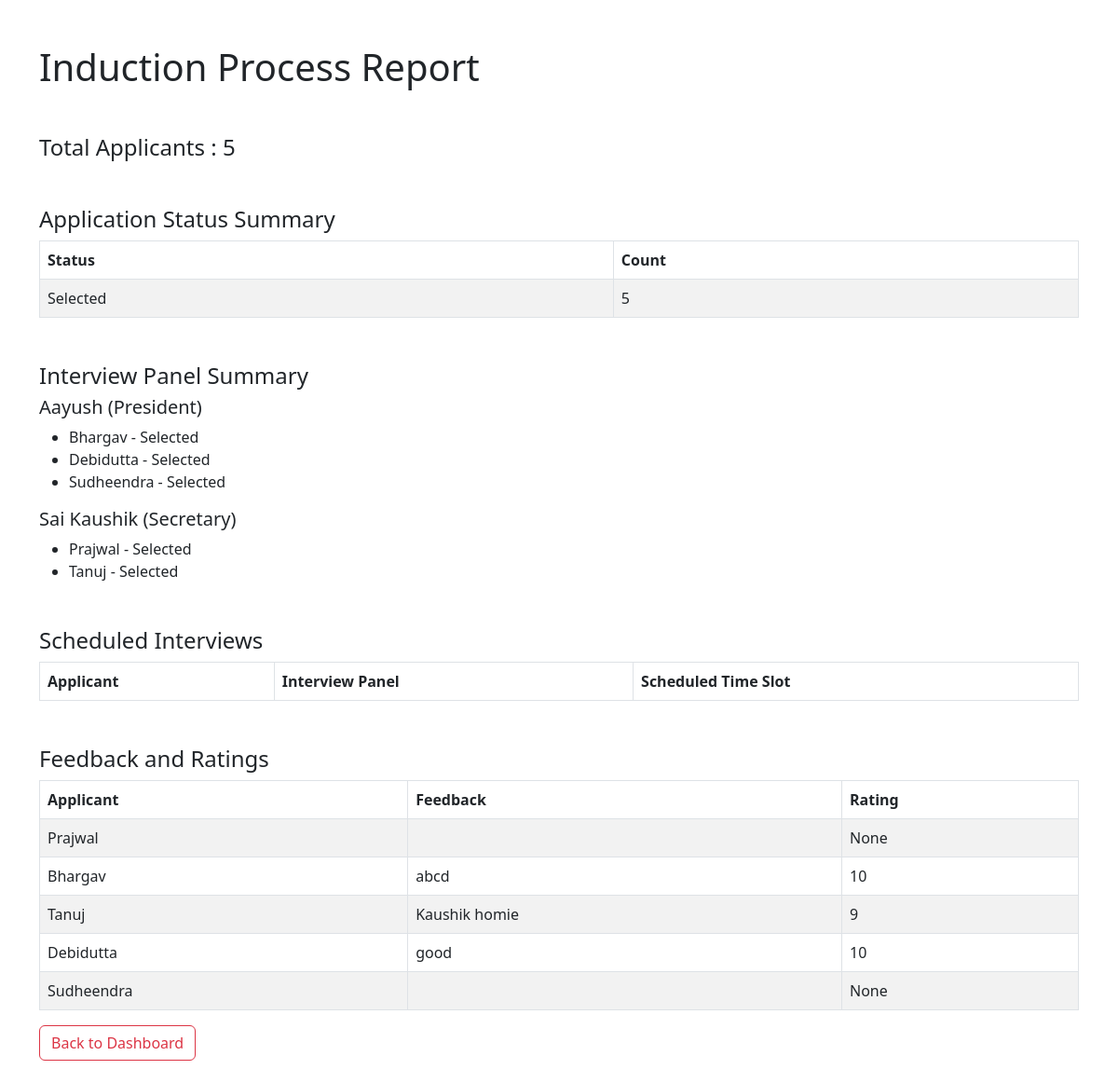
/induction-report/, run on the app's committed database.
### management/models.py (models this page shows, shortened)
class InterviewPanel(models.Model):
    member_name = models.CharField(max_length=255)
    role = models.CharField(max_length=50)
    password = models.CharField(max_length=200,default="ABC//123")

class ApplicantData(models.Model):
    name = models.CharField(max_length=300)
    email = models.EmailField(unique=True)
    about = models.TextField(max_length=10000)
    application_status = models.CharField(max_length=50, default='Pending')
    interview_panel = models.ForeignKey(InterviewPanel,default=None,null=True,on_delete=models.CASCADE)
    scheduled_time_slot = models.DateTimeField(null=True, blank=True,default=None)
    feedback_text = models.TextField(null=True, blank=True,default=None)
    rating = models.IntegerField(null=True, blank=True,default=None,validators=[MinValueValidator(0), MaxValueValidator(10)])

### management/views.py (the view)
# urls.py: path('induction-report/', generate_report, name='induction_report'),
def generate_report(request):
    total_applicants = ApplicantData.objects.count()
    status_summary = ApplicantData.objects.values('application_status').annotate(count=Count('application_status'))
    panels = InterviewPanel.objects.all()
    scheduled_interviews = ApplicantData.objects.filter(application_status='Scheduled').order_by('scheduled_time_slot')
    feedback_summary = ApplicantData.objects.exclude(feedback_text=None)
    context = {
        'total_applicants': total_applicants,
        'status_summary': status_summary,
        'panels': panels,
        'scheduled_interviews': scheduled_interviews,
        'feedback_summary': feedback_summary,
    }
    return render(request, 'induction_report.html', context)

### management/templates/induction_report.html (shortened to what this page needs)
{% extends 'base.html' %}
{% block body %}
<div class="container mt-5">
    <h1>Induction Process Report</h1>
    <div class="mt-5">
        <h4>Total Applicants : {{ total_applicants }}</h4>
    </div>
    <div class="mt-5">
        <h4>Application Status Summary</h4>
        <table class="table table-bordered table-striped">
            <thead>
                <tr>
                    <th>Status</th>
                    <th>Count</th>
                </tr>
            </thead>
            <tbody>
                {% for status in status_summary %}
                    <tr>
                        <td>{{ status.application_status }}</td>
                        <td>{{ status.count }}</td>
                    </tr>
                {% endfor %}
            </tbody>
        </table>
    </div>
    <div class="mt-5">
        <h4>Interview Panel Summary</h4>
        {% for panel in panels %}
            <h5>{{ panel.member_name }} ({{ panel.role }})</h5>
            <ul>
                {% for applicant in panel.applicantdata_set.all %}
                    <li>{{ applicant.name }} - {{ applicant.application_status }}</li>
                {% endfor %}
            </ul>
        {% endfor %}
    </div>
    <div class="mt-5">
        <h4>Scheduled Interviews</h4>
        <table class="table table-bordered table-striped">
            <thead>
                <tr>
                    <th>Applicant</th>
                    <th>Interview Panel</th>
                    <th>Scheduled Time Slot</th>
                </tr>
            </thead>
        </table>
    </div>
    <div class="mt-5">
        <h4>Feedback and Ratings</h4>
        <table class="table table-bordered table-striped">
            <thead>
                <tr>
                    <th>Applicant</th>
                    <th>Feedback</th>
                    <th>Rating</th>
                </tr>
            </thead>
            <tbody>
                {% for feedback in feedback_summary %}
                    <tr>
                        <td>{{ feedback.name }}</td>
                        <td>{{ feedback.feedback_text }}</td>
                        <td>{{ feedback.rating }}</td>
                    </tr>
                {% endfor %}
            </tbody>
        </table>
    </div>
    <a href="{% url 'dashboard' %}" class="btn btn-outline-danger mb-4">Back to Dashboard</a>
</div>
{% endblock %}

### management/templates/base.html (shortened to what this page needs)
<!DOCTYPE html>
<html lang="en">
<head>
    <link href="https://cdn.jsdelivr.net/npm/bootstrap@5.3.0/dist/css/bootstrap.min.css" rel="stylesheet">
    <link rel="stylesheet" href="https://cdn.jsdelivr.net/npm/flatpickr/dist/flatpickr.min.css">
</head>
<body>
    {% block body %}
    {% endblock %}
</body>
</html>

### data on the page
InterviewPanel: member_name "Aayush", role "President"
ApplicantData: name "Bhargav", application_status "Selected", feedback_text "abcd", rating "10"
ApplicantData: name "Debidutta", application_status "Selected", feedback_text "good", rating "10"
ApplicantData: name "Sudheendra", application_status "Selected", rating "None"
InterviewPanel: member_name "Sai Kaushik", role "Secretary"
ApplicantData: name "Prajwal", application_status "Selected", rating "None"
ApplicantData: name "Tanuj", application_status "Selected", feedback_text "Kaushik homie", rating "9"

### other printed values
{{ total_applicants }} "5"
{{ status.application_status }} "Selected"
{{ status.count }} "5"
